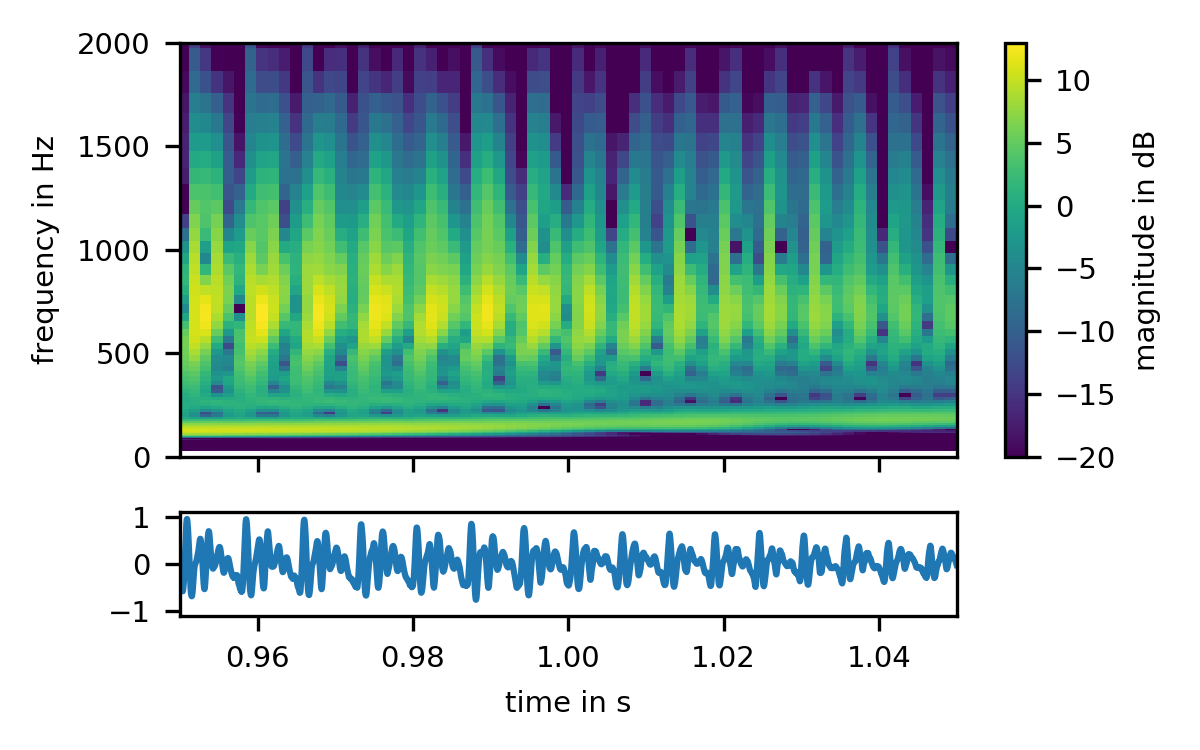

Write the Python code that produced this figure.
import matplotlib
from matplotlib import pyplot
import numpy
import soundfile
import signals
import scipy.signal
from librosa.core import cqt, cqt_frequencies

matplotlib.rcParams['font.size'] = 7

blocksize = 512
hopsize = 64

fig, (ax1, ax2) = pyplot.subplots(nrows=2, sharex=True, figsize=[4, 2.5],
                                  gridspec_kw=dict(height_ratios=[4, 1]))

signal, samplerate = soundfile.read("Mann_short.wav")
cq_spectrogram = cqt(signal, samplerate, hopsize, filter_scale=0.25)

im = ax1.pcolormesh(
    numpy.linspace(0, hopsize*cq_spectrogram.shape[1]/samplerate, cq_spectrogram.shape[1]),
    cqt_frequencies(cq_spectrogram.shape[0], 32.7),
    20*numpy.log10(numpy.abs(cq_spectrogram)), vmin=-20)

fig.colorbar(im, ax=ax1, label='magnitude in dB')
ax1.set(ylim=[0, 2000], ylabel='frequency in Hz')

ax2.plot(numpy.linspace(0, len(signal)/samplerate, len(signal)), signal)
ax2.set(xlabel='time in s', xlim=[0.95, 1.05], ylim=[-1.1, 1.1])

fig.tight_layout()
pos1 = ax1.get_position().bounds; pos2 = ax2.get_position().bounds
ax2.set_position([pos2[0], pos2[1], pos1[2], pos2[3]])

fig.savefig(__file__[:-3] + '.png', dpi=300)
